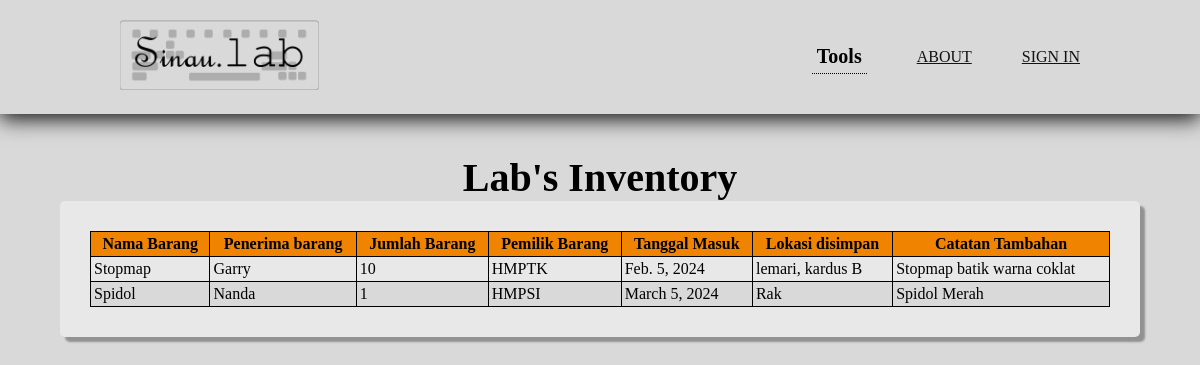
The page /display-item (signed in) on the database as committed earlier.
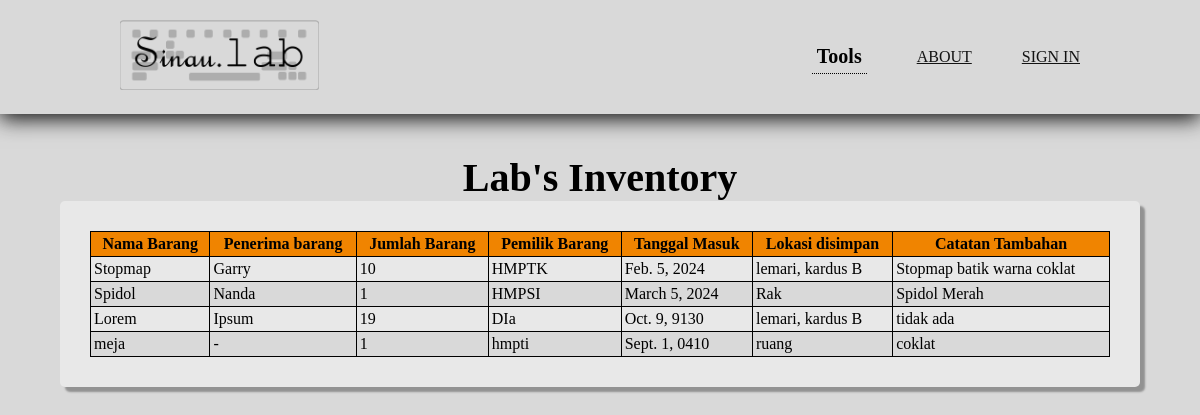
The same page on the database as committed later.
### main/models.py (models this page shows)
class Goods(models.Model):
    name = models.CharField(max_length=60)
    penerima = models.CharField(max_length=30, default='belum diisi')
    type = models.CharField(max_length=20)
    amount = models.IntegerField()
    owner = models.CharField(max_length=20)
    dateIn = models.DateField()
    desc = models.CharField(max_length=100)
    location = models.CharField(max_length=20, default='lemari abu')

### main/views.py (the view)
# urls.py: path('display-item', views.displayItems, name='displayItems'),
@login_required
def displayItems(response):
    goods = Goods.objects.all()
    context = {
        'goods' : goods,
    }
    return render(response, 'displayItem.html', context)

### main/templates/displayItem.html (shortened to what this page needs)
{% extends 'source.html' %}
{% load static %}
{% block content %}
<section class='inventory container'>
    <h1>Lab's Inventory</h1>
    <div class='inventory-area'>
        <div class='goods'>
            <table>
                <thead>
                    <tr>
                        <th>Nama Barang</th>
                        <th>Penerima barang</th>
                        <th>Jumlah Barang</th>
                        <th>Pemilik Barang</th>
                        <th>Tanggal Masuk</th>
                        <th>Lokasi disimpan</th>
                        <th>Catatan Tambahan</th>
                    </tr>
                </thead>
                <tbody>
                    {% for good in goods %}
                    <tr>
                        <td>{{ good.name }}</td>
                        <td>{{ good.penerima }}</td>
                        <td>{{ good.amount }}</td>
                        <td>{{ good.owner }}</td>
                        <td>{{ good.dateIn }}</td>
                        <td>{{ good.location }}</td>
                        <td>{{ good.desc }}</td>
                    </tr>
                    {% endfor %}
                </tbody>
            </table>
        </div>
    </div>
</section>
{% endblock %}

### main/templates/source.html (shortened to what this page needs)
<!DOCTYPE html>
{% load static %}
<html lang="en">
<head>
    {% block styling %}
        <link rel='stylesheet' type='text/css' href={% static 'source.css' %}>
    {% endblock %}
</head>
<body>
    <header>
        <nav class='container'>
            <a href='/'>
                <img src={% static 'images/sinau.lab.png' %} height='70'>
            </a>
            <ul>
                <div class='relative'>
                    <button class='dropdown-hover'>Tools</button>
                </div>
                <li><a href='#'>About</a></li>
                <li><a href='login'>Sign in</a></li>
            </ul>
        </nav>
    </header>
    {% block content %}
    {% endblock %}
</body>
</html>

### main/static/source.css (style rules this page uses)
:root { --background: #D9D9D9; --background2: #E8E8E8; --primary: #F08400; --secondary: #193386; --black: #131313; }
* { padding: 0; margin: 0; font-family: Ruluko; }
body { background: var(--background); }
header { text-transform: uppercase; box-shadow: 0px 5px 20px var(--black); margin: auto; }
a { text-decoration: underline; font-style: none; color: var(--black); }
li { list-style: none; }
button { padding: 5px; background: none; font-weight: bold; border: none; font-size: 20px; border-bottom: 1px dotted black; }
.container { width: 80%; }
nav { padding: 20px 0px; width: 80%; margin: auto; display: flex; justify-content: space-between; }
nav ul { display: flex; align-items: center; }
nav li { margin-left: 50px; }
.relative { position: relative; }
.inventory { width: 90%; margin: auto; }
.inventory h1 { margin-top: 40px; font-size: 40px; text-align: center; }
.goods { background: var(--background2); padding: 30px; border-radius: 5px; box-shadow: 5px 5px 2px #929292; }
.goods table { width: 100%; margin: auto; }
.goods table { border-collapse: collapse; }
.goods th { background: var(--primary); }
.goods tr:nth-child(even) { background: var(--background); }
.goods th, .goods td { border: 1px solid black; padding: 3px; }

Rows that differ between the two databases and show on the page:
added Goods: name "Lorem", penerima "Ipsum", amount "19", owner "DIa", dateIn "Oct. 9, 9130", location "lemari, kardus B", desc "tidak ada"
added Goods: name "meja", penerima "-", amount "1", owner "hmpti", dateIn "Sept. 1, 0410", location "ruang", desc "coklat"
